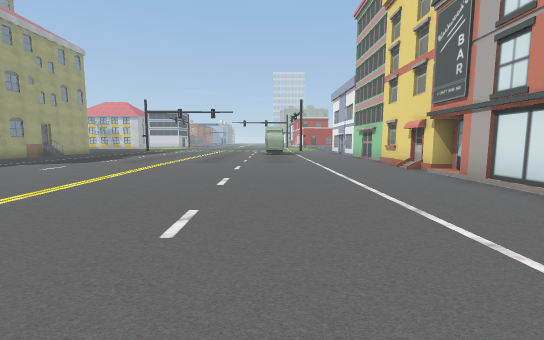
view 1 (above)

24 first-person views from a walk through a 3-D level made in the Unity game engine. The camera is 1.5 m above the floor, tilts 6° down and sees 90° across. The floor is counted in squares, 2 m on a side. Each view is taken from the middle of a square. On the plan, view 1 faces up. The plan holds only what a view shows up to about 10 squares ahead; the rest is blank. The place goes on beyond the plan. The player character is not drawn. Some surface patterns are stand-ins.

view 2
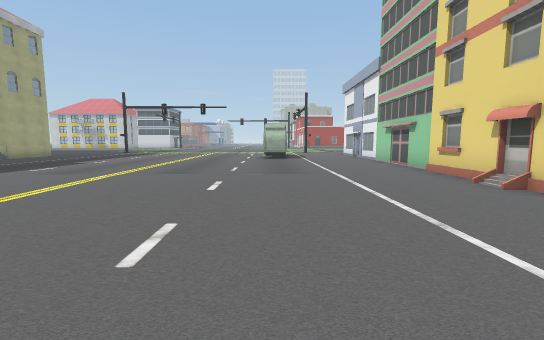

view 3
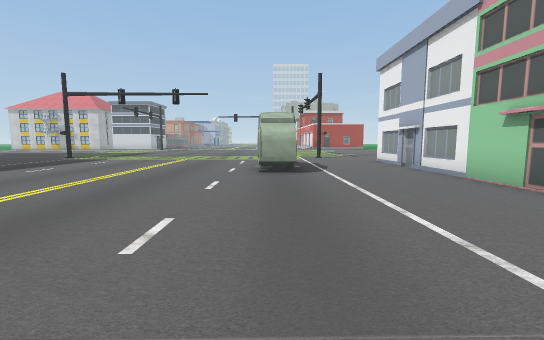

view 4
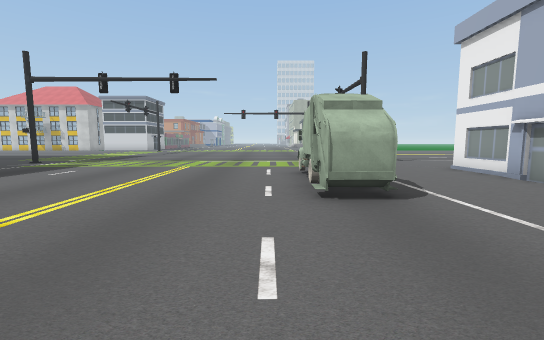

view 5
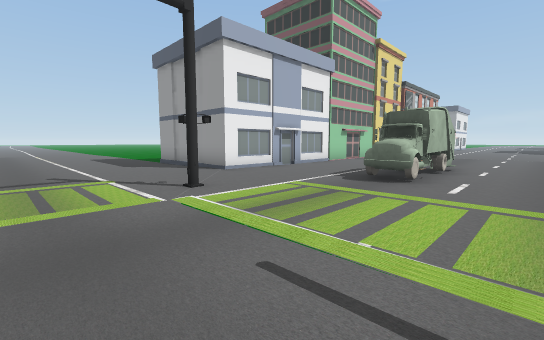

view 6
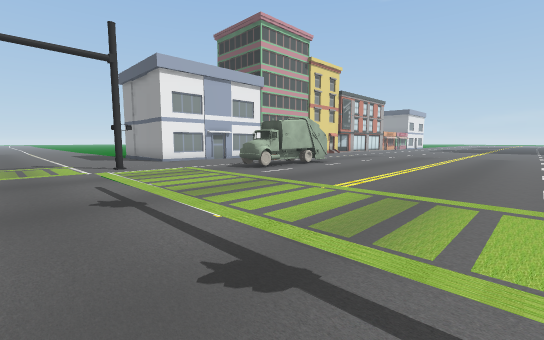

view 7
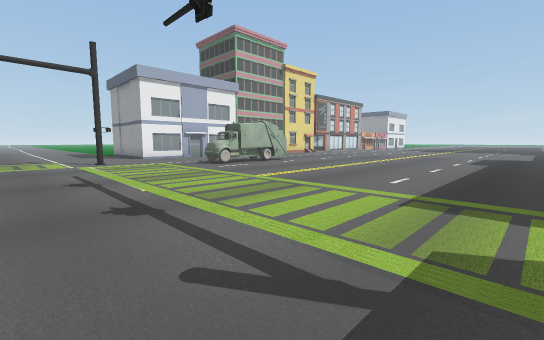

view 8
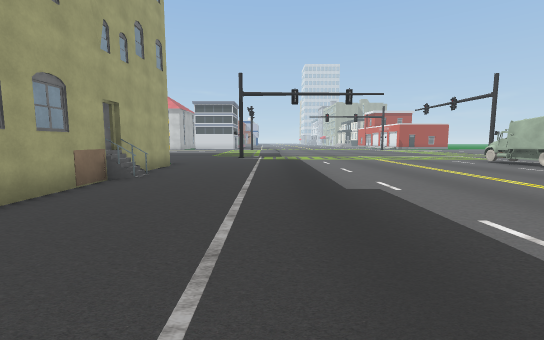

view 9
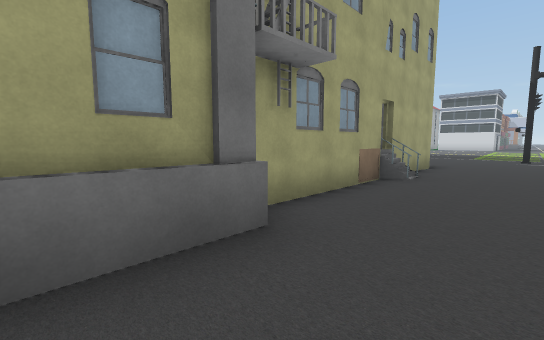

view 10
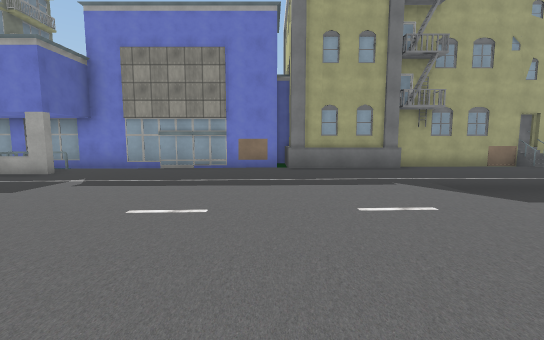

view 11
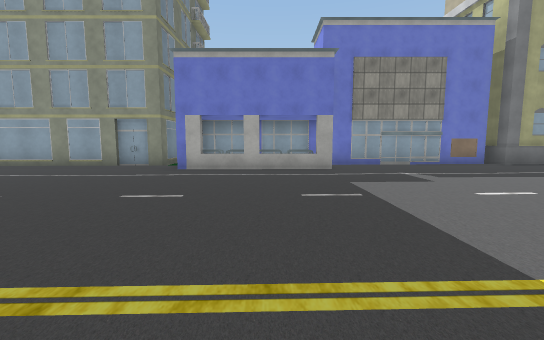

view 12
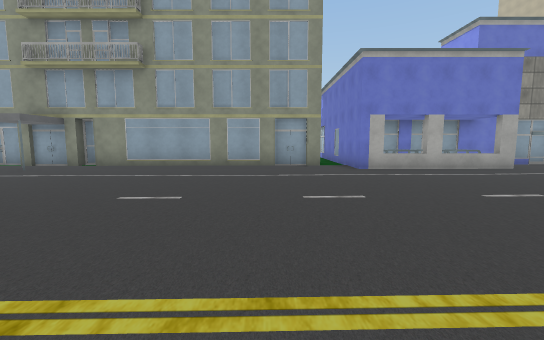

view 13
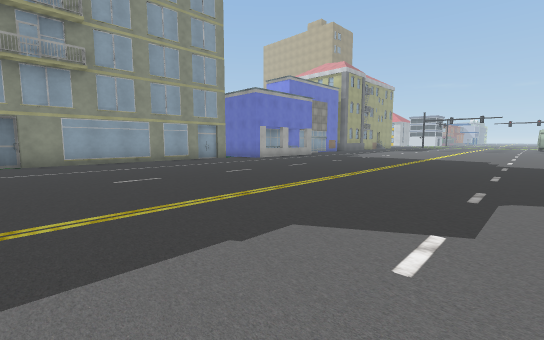

view 14
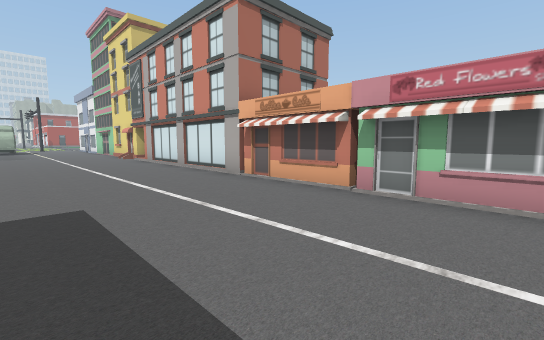

view 15
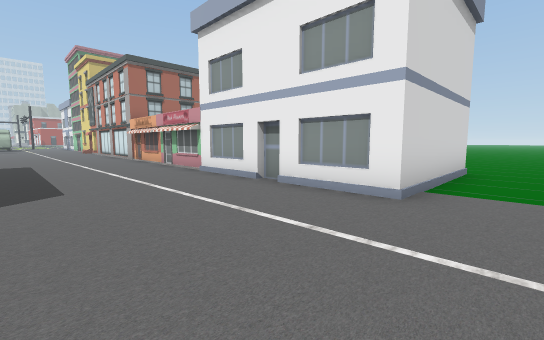

view 16
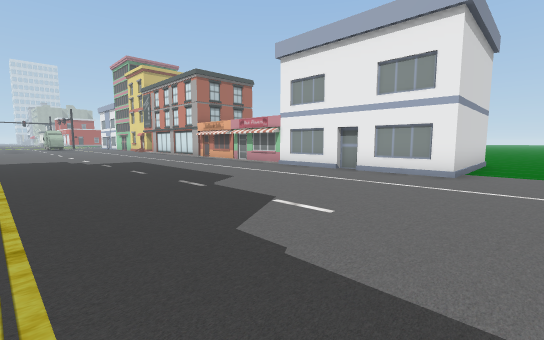

view 17
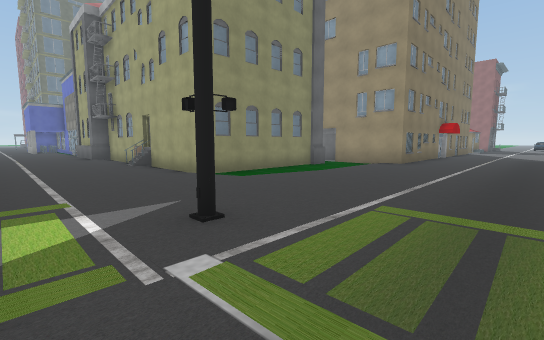

view 18
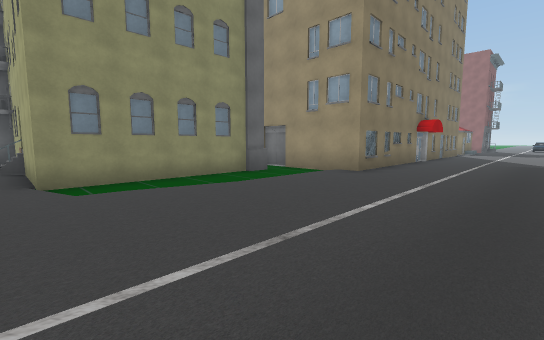

view 19
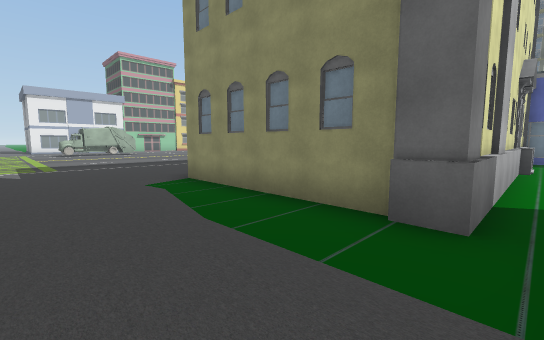

view 20
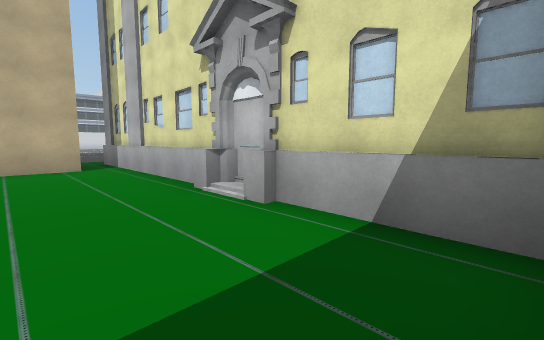

view 21
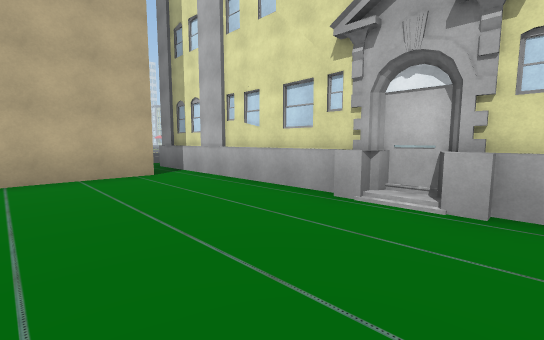

view 22
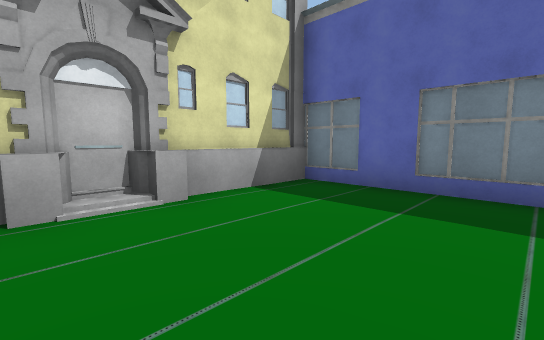

view 23
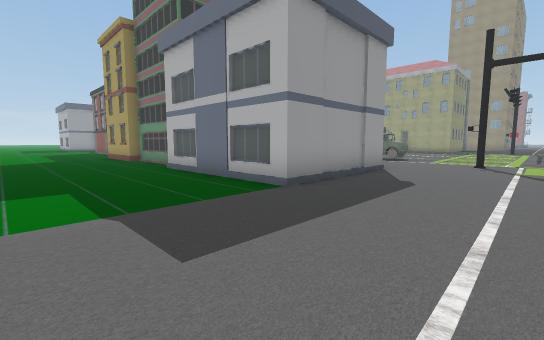

view 24
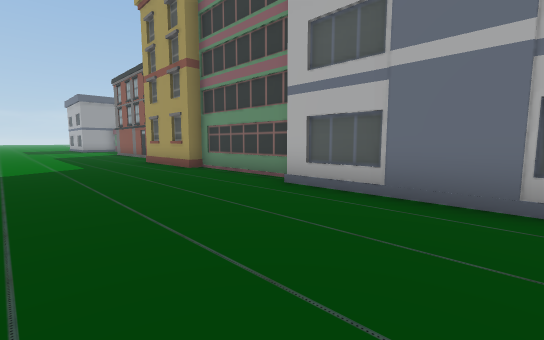

### Floor plan
Key: @ floor where view 1 was taken; # wall or solid block; . floor; = window, fence, low wall or low ledge; ^ raised ledge; B building; O other object.
Columns run from 20 left of view 1 to 12 right of it. Each row starts with its distance up from view 1.
 23 ................................
 22 .................................
 21 ...........#..........#..........
 20 B................................
 19 ###..............................
 18   #.................^...#   #....
 17   #.#####...........#...#   #....
 16   #.#   #...........#...#   #....
 15 ###.#   #...........#...#   B....
 14 ....#   ##..............#   #....
 13 ....#   #O..............#   #....
 12 ....#   #...............#   B....
 11 ....#   #...............#   B....
 10 ....#   #...............#   #....
  9 ....#   ##..............B   #....
  8 ....#    #..............#   #....
  7 ....#   ##..............##  #....
  6 #####   ##..............B    ....
  5          O..............#     ...
  4          #..............#      ..
  3          #.....  .......#
  2          #......  ......#
  1          #..............#
  0          ##.........@...#
 -1          #=.............#
 -2          ##.............B
 -3         ###.............#
 -4         ................#
 -5         ##..............B
 -6          #..............#
 -7          #..............#
 -8          #..............#
 -9          #..............#
-10          #..............#     ...
-11          #.......................
-12          #.......................

Where each view was taken, in squares from view 1:
view 1: 0 up, 0 right, facing up
view 2: 3 up, 0 right, facing up
view 3: 8 up, 0 right, facing up
view 4: 11 up, 1 left, facing up
view 5: 23 up, 2 left, facing down-right
view 6: 23 up, 6 left, facing down-right
view 7: 23 up, 8 left, facing down-right
view 8: 8 up, 8 left, facing up
view 9: 8 up, 9 left, facing up-left
view 10: 6 up, 3 left, facing left
view 11: 1 down, 2 left, facing left
view 12: 6 down, 2 left, facing left
view 13: 12 down, 0 right, facing up-left
view 14: 5 down, 0 right, facing up-right
view 15: 12 down, 0 right, facing up-right
view 16: 12 down, 3 left, facing up-right
view 17: 23 up, 8 left, facing down-left
view 18: 23 up, 11 left, facing down-left
view 19: 20 up, 17 left, facing down-right
view 20: 7 up, 19 left, facing up-right
view 21: 9 up, 20 left, facing up-right
view 22: 11 up, 20 left, facing down-right
view 23: 22 up, 12 right, facing down-left
view 24: 17 up, 12 right, facing down-left
